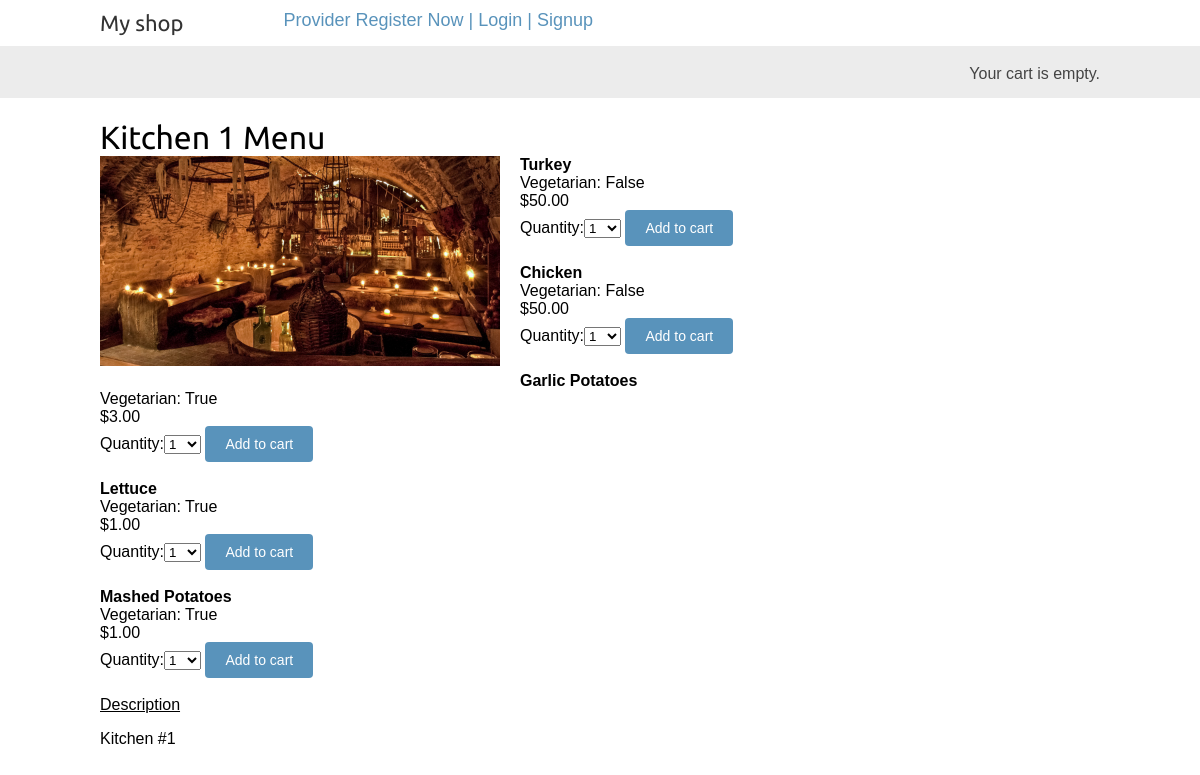
Screenshot of /home/user/1/ with the database file from the repository.
### serviceProviderApp/models.py (models this page shows, shortened)
class Kitchen2Register(models.Model):
    name = models.CharField(max_length=200, db_index=True)
    email=models.CharField(max_length=50)
    image = models.ImageField(upload_to='kitchens/', blank=True)
    description = models.TextField(blank=True)
    menu = models.ManyToManyField(menuItem)
    TIMES_TO_WORK = [
        ('Tm1','8:00'),
        ('Tm2','8:30'),
        ('Tm3','9:00'),
        ('Tm4','9:30'),
        ('Tm5','10:00'),
        ('Tm6', '10:30'),
        ('Tm7', '11:00'),
        ('Tm8', '11:30'),
        ('Tm9', '12:00'),
        ('Tm10', '12:30'),
        ('Tm11', '13:00'),
        ('Tm12', '13:30'),
        ('Tm13', '14:00'),
        ('Tm14', '14:30'),
        ('Tm15', '15:00'),
        ('Tm16', '15:30'),
        ('Tm17', '16:00'),
        ('Tm18', '16:30'),
        ('Tm19', '17:00'),
    ]
    monday = models.BooleanField(default=False)
    mondayStartTime = models.CharField(max_length=4,choices=TIMES_TO_WORK,default='Tm1',)
    mondayEndTime = models.CharField(max_length=4, choices=TIMES_TO_WORK, default='Tm19', )
    tuesday=models.BooleanField(default=False)
    tuesdayStartTime = models.CharField(max_length=4, choices=TIMES_TO_WORK, default='Tm1', )
    tuesdayEndTime = models.CharField(max_length=4, choices=TIMES_TO_WORK, default='Tm19', )
    wednesday = models.BooleanField(default=False)
    wednesdayStartTime = models.CharField(max_length=4, choices=TIMES_TO_WORK, default='Tm1', )
    wednesdayEndTime = models.CharField(max_length=4, choices=TIMES_TO_WORK, default='Tm19', )
    thursday = models.BooleanField(default=False)
    thursdayStartTime = models.CharField(max_length=4, choices=TIMES_TO_WORK, default='Tm1', )
    thursdayEndTime = models.CharField(max_length=4, choices=TIMES_TO_WORK, default='Tm19', )
    friday = models.BooleanField(default=False)
    fridayStartTime = models.CharField(max_length=4, choices=TIMES_TO_WORK, default='Tm1', )
    fridayEndTime = models.CharField(max_length=4, choices=TIMES_TO_WORK, default='Tm19', )
    saturday = models.BooleanField(default=False)
    saturdayStartTime = models.CharField(max_length=4, choices=TIMES_TO_WORK, default='Tm1', )
    saturdayEndTime = models.CharField(max_length=4, choices=TIMES_TO_WORK, default='Tm19', )
    sunday = models.BooleanField(default=False)
    sundayStartTime = models.CharField(max_length=4, choices=TIMES_TO_WORK, default='Tm1', )
    sundayEndTime = models.CharField(max_length=4, choices=TIMES_TO_WORK, default='Tm19', )

class menuItem(models.Model):
    name=models.CharField(max_length=200,db_index=True,default='')
    veg=models.BooleanField(default=False)
    price=models.DecimalField(max_digits=10, decimal_places=2,db_index=True,default='')

### userModule/views.py (the view)
# urls.py: re_path(r'^(?P<id>\d+)/$', views.kitchen_detail, name='kitchen_detail'),
def kitchen_detail(request, id):
    kitchen = get_object_or_404(Kitchen2Register, id=id)
    cart_product_form = CartAddProductForm()
    cart = Cart(request)
    return render(request, 'userModule/kitchen_detail.html', {'kitchen': kitchen, 'cart_product_form': cart_product_form,'cart':cart})

### cart/forms.py
class CartAddProductForm(forms.Form):
    quantity = forms.TypedChoiceField(choices=PRODUCT_QUANTITY_CHOICES,
                                      coerce=int)
    update = forms.BooleanField(required=False,
                                initial=False,
                                widget=forms.HiddenInput)

### cart/cart.py (called while the page is built)
    def __len__(self):
        return sum(item['quantity'] for item in self.cart.values())

### userModule/templates/userModule/kitchen_detail.html (shortened to what this page needs)
{% extends "myApp/base.html" %}
{% load static %}
{% block content %}
    <div class="product-detail">
        <h1>{{ kitchen.name }} Menu</h1>
        <img src="{% if kitchen.image %}{{ kitchen.image.url }}{% else %}{% static "img/no_image.png" %}{% endif %}">
        {% for m in kitchen.menu.all %}
        <b>{{ m.name }}</b><br>
            Vegetarian: {{ m.veg }}<br>
            ${{ m.price }}<br>
            <form action="{% url "cart:cart_add" m.id %}" method="post">
                {{ cart_product_form }}
                <input type="submit" value="Add to cart">
            </form>
            <br>
        {% endfor %}
        <u>Description</u><br>
        {{ kitchen.description|linebreaks }}
    </div>
{% endblock %}

### userModule/static/css/base.css (style rules this page uses)
body { margin:0; padding:0; font-family:helvetica, sans-serif; }
h1, h2, h3, h4, h5 , h6 { font-family: 'Ubuntu', sans-serif; font-weight:normal; }
a.button, input[type="submit"] { color:#fff; background:#5993bb; border-radius:4px; padding:10px 20px; font-size:14px; border:0; }
.product-detail { text-align:justify; }
.product-detail img { width:40%; float:left; padding:0 20px 20px 0; }
.product-detail h1 { margin-bottom:0; }

### rows the page displays
Kitchen2Register: name "Kitchen 1", image (picture), description "Kitchen #1"
menuItem: name "Turkey", veg "False", price "50.00"
menuItem: name "Chicken", veg "False", price "50.00"
menuItem: name "Garlic Potatoes", veg "True", price "3.00"
menuItem: name "Lettuce", veg "True", price "1.00"
menuItem: name "Mashed Potatoes", veg "True", price "1.00"
